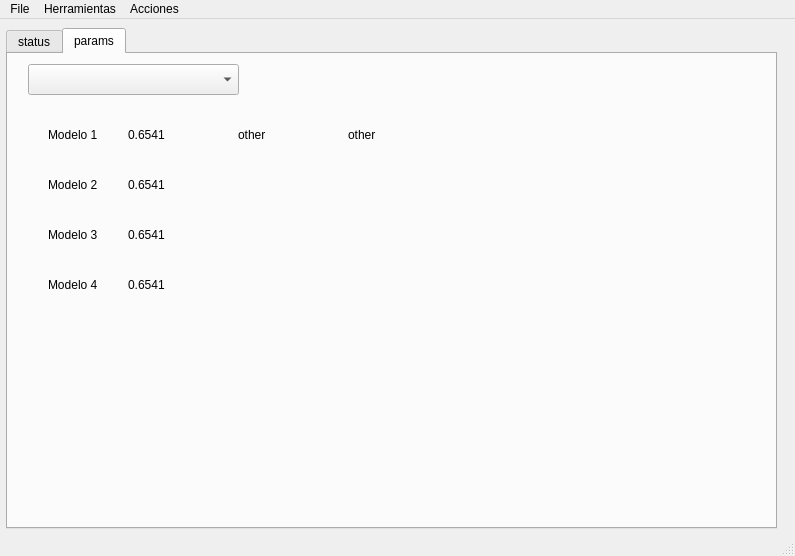
<?xml version="1.0" encoding="UTF-8"?>
<ui version="4.0">
 <class>MainWindow</class>
 <widget class="QMainWindow" name="MainWindow">
  <property name="geometry">
   <rect>
    <x>0</x>
    <y>0</y>
    <width>795</width>
    <height>556</height>
   </rect>
  </property>
  <property name="windowTitle">
   <string>MainWindow</string>
  </property>
  <property name="tabShape">
   <enum>QTabWidget::Triangular</enum>
  </property>
  <widget class="QWidget" name="centralwidget">
   <widget class="QTabWidget" name="tabWidget">
    <property name="geometry">
     <rect>
      <x>6</x>
      <y>9</y>
      <width>771</width>
      <height>501</height>
     </rect>
    </property>
    <property name="currentIndex">
     <number>1</number>
    </property>
    <widget class="QWidget" name="status">
     <attribute name="title">
      <string>status</string>
     </attribute>
     <widget class="QPushButton" name="addTrade">
      <property name="geometry">
       <rect>
        <x>30</x>
        <y>400</y>
        <width>101</width>
        <height>28</height>
       </rect>
      </property>
      <property name="text">
       <string>Add Trade</string>
      </property>
     </widget>
     <widget class="QTableWidget" name="tableWidget">
      <property name="geometry">
       <rect>
        <x>30</x>
        <y>250</y>
        <width>331</width>
        <height>131</height>
       </rect>
      </property>
     </widget>
     <widget class="QComboBox" name="comboBox">
      <property name="geometry">
       <rect>
        <x>20</x>
        <y>10</y>
        <width>211</width>
        <height>31</height>
       </rect>
      </property>
      <property name="maxVisibleItems">
       <number>4</number>
      </property>
      <property name="frame">
       <bool>true</bool>
      </property>
     </widget>
     <widget class="QWidget" name="Graph1" native="true">
      <property name="geometry">
       <rect>
        <x>420</x>
        <y>30</y>
        <width>321</width>
        <height>171</height>
       </rect>
      </property>
     </widget>
     <widget class="QWidget" name="Graph2" native="true">
      <property name="geometry">
       <rect>
        <x>420</x>
        <y>240</y>
        <width>321</width>
        <height>151</height>
       </rect>
      </property>
     </widget>
     <widget class="QPushButton" name="addFunds">
      <property name="geometry">
       <rect>
        <x>150</x>
        <y>400</y>
        <width>101</width>
        <height>28</height>
       </rect>
      </property>
      <property name="text">
       <string>Add Funds</string>
      </property>
     </widget>
     <widget class="Line" name="line">
      <property name="geometry">
       <rect>
        <x>30</x>
        <y>220</y>
        <width>341</width>
        <height>16</height>
       </rect>
      </property>
      <property name="orientation">
       <enum>Qt::Horizontal</enum>
      </property>
     </widget>
     <widget class="QLabel" name="lbl_totalAmount">
      <property name="geometry">
       <rect>
        <x>40</x>
        <y>60</y>
        <width>91</width>
        <height>21</height>
       </rect>
      </property>
      <property name="text">
       <string>Monto total:</string>
      </property>
     </widget>
     <widget class="QLabel" name="lbl_valueNow">
      <property name="geometry">
       <rect>
        <x>40</x>
        <y>90</y>
        <width>91</width>
        <height>21</height>
       </rect>
      </property>
      <property name="text">
       <string>Valor Actual:</string>
      </property>
     </widget>
     <widget class="QLabel" name="lbl_valuation">
      <property name="geometry">
       <rect>
        <x>40</x>
        <y>120</y>
        <width>111</width>
        <height>21</height>
       </rect>
      </property>
      <property name="text">
       <string>Valuación Actual:</string>
      </property>
     </widget>
     <widget class="QPushButton" name="Update">
      <property name="geometry">
       <rect>
        <x>640</x>
        <y>420</y>
        <width>101</width>
        <height>28</height>
       </rect>
      </property>
      <property name="text">
       <string>Update</string>
      </property>
     </widget>
     <widget class="QLabel" name="totalAmount">
      <property name="geometry">
       <rect>
        <x>160</x>
        <y>60</y>
        <width>59</width>
        <height>16</height>
       </rect>
      </property>
      <property name="text">
       <string>200</string>
      </property>
     </widget>
     <widget class="QLabel" name="currentValue">
      <property name="geometry">
       <rect>
        <x>160</x>
        <y>90</y>
        <width>59</width>
        <height>16</height>
       </rect>
      </property>
      <property name="text">
       <string>200</string>
      </property>
     </widget>
     <widget class="QLabel" name="valuation">
      <property name="geometry">
       <rect>
        <x>160</x>
        <y>120</y>
        <width>59</width>
        <height>16</height>
       </rect>
      </property>
      <property name="text">
       <string>200</string>
      </property>
     </widget>
     <widget class="QLabel" name="lbl_change">
      <property name="geometry">
       <rect>
        <x>40</x>
        <y>160</y>
        <width>111</width>
        <height>21</height>
       </rect>
      </property>
      <property name="text">
       <string>% General</string>
      </property>
     </widget>
     <widget class="QLabel" name="lbl_change_2">
      <property name="geometry">
       <rect>
        <x>40</x>
        <y>190</y>
        <width>111</width>
        <height>21</height>
       </rect>
      </property>
      <property name="text">
       <string>% Trade anterior</string>
      </property>
     </widget>
     <widget class="QLabel" name="changeAll">
      <property name="geometry">
       <rect>
        <x>160</x>
        <y>160</y>
        <width>59</width>
        <height>16</height>
       </rect>
      </property>
      <property name="text">
       <string>3.25</string>
      </property>
     </widget>
     <widget class="QLabel" name="changeLast">
      <property name="geometry">
       <rect>
        <x>160</x>
        <y>190</y>
        <width>59</width>
        <height>16</height>
       </rect>
      </property>
      <property name="text">
       <string>5.3</string>
      </property>
     </widget>
     <widget class="QPushButton" name="addFunds_2">
      <property name="geometry">
       <rect>
        <x>520</x>
        <y>420</y>
        <width>101</width>
        <height>28</height>
       </rect>
      </property>
      <property name="text">
       <string>Change date</string>
      </property>
     </widget>
    </widget>
    <widget class="QWidget" name="predict">
     <property name="autoFillBackground">
      <bool>false</bool>
     </property>
     <attribute name="title">
      <string>params</string>
     </attribute>
     <widget class="QComboBox" name="comboBox_3">
      <property name="geometry">
       <rect>
        <x>20</x>
        <y>10</y>
        <width>211</width>
        <height>31</height>
       </rect>
      </property>
      <property name="maxVisibleItems">
       <number>4</number>
      </property>
      <property name="frame">
       <bool>true</bool>
      </property>
     </widget>
     <widget class="QWidget" name="widget" native="true">
      <property name="geometry">
       <rect>
        <x>450</x>
        <y>20</y>
        <width>301</width>
        <height>151</height>
       </rect>
      </property>
     </widget>
     <widget class="QWidget" name="widget_2" native="true">
      <property name="geometry">
       <rect>
        <x>450</x>
        <y>200</y>
        <width>301</width>
        <height>151</height>
       </rect>
      </property>
     </widget>
     <widget class="QLabel" name="lbl_model1">
      <property name="geometry">
       <rect>
        <x>40</x>
        <y>70</y>
        <width>71</width>
        <height>21</height>
       </rect>
      </property>
      <property name="text">
       <string>Modelo 1</string>
      </property>
     </widget>
     <widget class="QLabel" name="lbl_model2">
      <property name="geometry">
       <rect>
        <x>40</x>
        <y>120</y>
        <width>71</width>
        <height>21</height>
       </rect>
      </property>
      <property name="text">
       <string>Modelo 2</string>
      </property>
     </widget>
     <widget class="QLabel" name="lbl_model3">
      <property name="geometry">
       <rect>
        <x>40</x>
        <y>170</y>
        <width>71</width>
        <height>21</height>
       </rect>
      </property>
      <property name="text">
       <string>Modelo 3</string>
      </property>
     </widget>
     <widget class="QLabel" name="lbl_model4">
      <property name="geometry">
       <rect>
        <x>40</x>
        <y>220</y>
        <width>71</width>
        <height>21</height>
       </rect>
      </property>
      <property name="text">
       <string>Modelo 4</string>
      </property>
     </widget>
     <widget class="QLabel" name="model1">
      <property name="geometry">
       <rect>
        <x>120</x>
        <y>70</y>
        <width>71</width>
        <height>21</height>
       </rect>
      </property>
      <property name="text">
       <string>0.6541</string>
      </property>
     </widget>
     <widget class="QLabel" name="model2">
      <property name="geometry">
       <rect>
        <x>120</x>
        <y>120</y>
        <width>71</width>
        <height>21</height>
       </rect>
      </property>
      <property name="text">
       <string>0.6541</string>
      </property>
     </widget>
     <widget class="QLabel" name="model3">
      <property name="geometry">
       <rect>
        <x>120</x>
        <y>170</y>
        <width>71</width>
        <height>21</height>
       </rect>
      </property>
      <property name="text">
       <string>0.6541</string>
      </property>
     </widget>
     <widget class="QLabel" name="model4">
      <property name="geometry">
       <rect>
        <x>120</x>
        <y>220</y>
        <width>71</width>
        <height>21</height>
       </rect>
      </property>
      <property name="text">
       <string>0.6541</string>
      </property>
     </widget>
     <widget class="QLabel" name="lbl_other">
      <property name="geometry">
       <rect>
        <x>230</x>
        <y>70</y>
        <width>71</width>
        <height>21</height>
       </rect>
      </property>
      <property name="text">
       <string>other</string>
      </property>
     </widget>
     <widget class="QLabel" name="other">
      <property name="geometry">
       <rect>
        <x>340</x>
        <y>70</y>
        <width>71</width>
        <height>21</height>
       </rect>
      </property>
      <property name="text">
       <string>other</string>
      </property>
     </widget>
    </widget>
   </widget>
  </widget>
  <widget class="QMenuBar" name="menubar">
   <property name="geometry">
    <rect>
     <x>0</x>
     <y>0</y>
     <width>795</width>
     <height>22</height>
    </rect>
   </property>
   <property name="defaultUp">
    <bool>false</bool>
   </property>
   <widget class="QMenu" name="menuFile">
    <property name="title">
     <string>File</string>
    </property>
   </widget>
   <widget class="QMenu" name="menuHerramientas">
    <property name="title">
     <string>Herramientas</string>
    </property>
    <addaction name="actionShell"/>
   </widget>
   <widget class="QMenu" name="menuAcciones">
    <property name="title">
     <string>Acciones</string>
    </property>
    <addaction name="addNewTrade"/>
    <addaction name="addNewFunds"/>
   </widget>
   <addaction name="menuFile"/>
   <addaction name="menuHerramientas"/>
   <addaction name="menuAcciones"/>
  </widget>
  <widget class="QStatusBar" name="statusbar"/>
  <action name="actionExportar">
   <property name="text">
    <string>Exportar</string>
   </property>
  </action>
  <action name="actionShell">
   <property name="text">
    <string>Shell</string>
   </property>
   <property name="statusTip">
    <string>Iniciar una shell en lucas</string>
   </property>
   <property name="shortcut">
    <string>Ctrl+Alt+S</string>
   </property>
  </action>
  <action name="addNewTrade">
   <property name="text">
    <string>Nuevo Trade</string>
   </property>
   <property name="statusTip">
    <string>Agregar una operación</string>
   </property>
   <property name="shortcut">
    <string>Ctrl+T</string>
   </property>
  </action>
  <action name="addNewFunds">
   <property name="text">
    <string>Agregar Fondos</string>
   </property>
   <property name="statusTip">
    <string>Agregar fondos</string>
   </property>
   <property name="shortcut">
    <string>Ctrl+F</string>
   </property>
  </action>
 </widget>
 <resources/>
 <connections/>
</ui>
